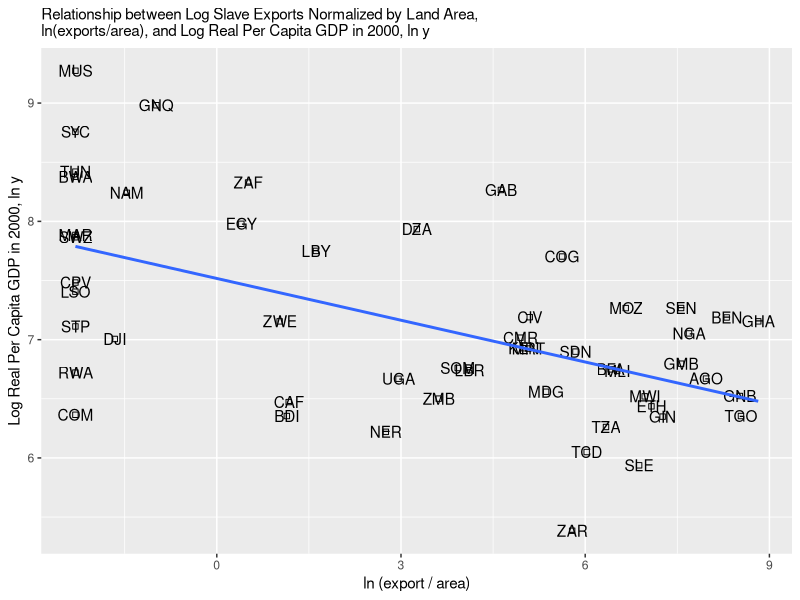
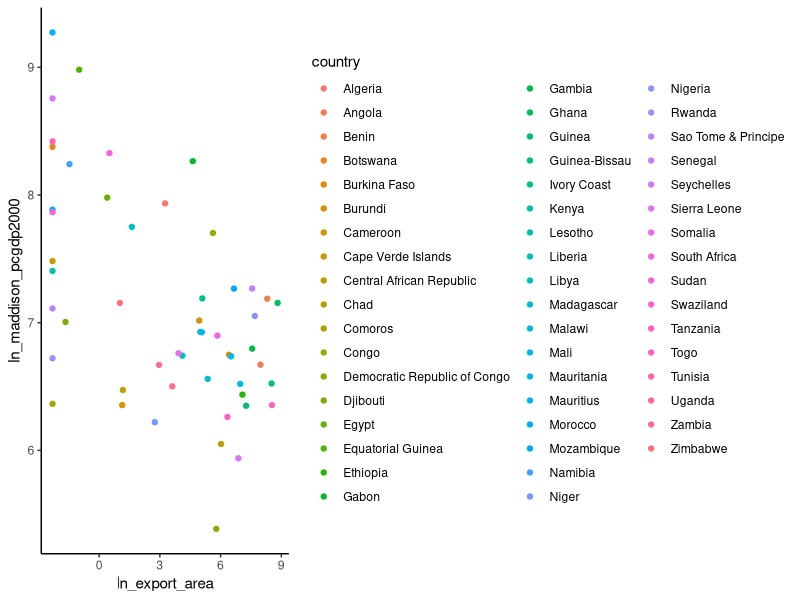
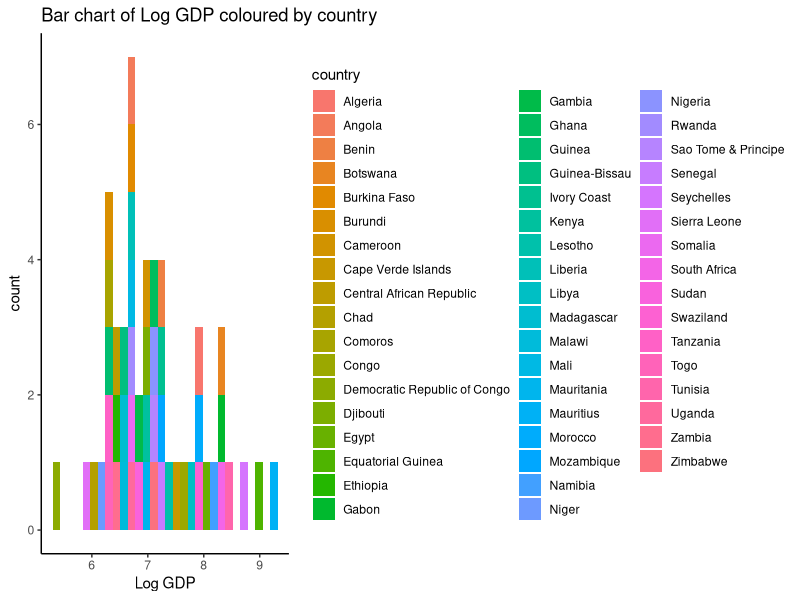
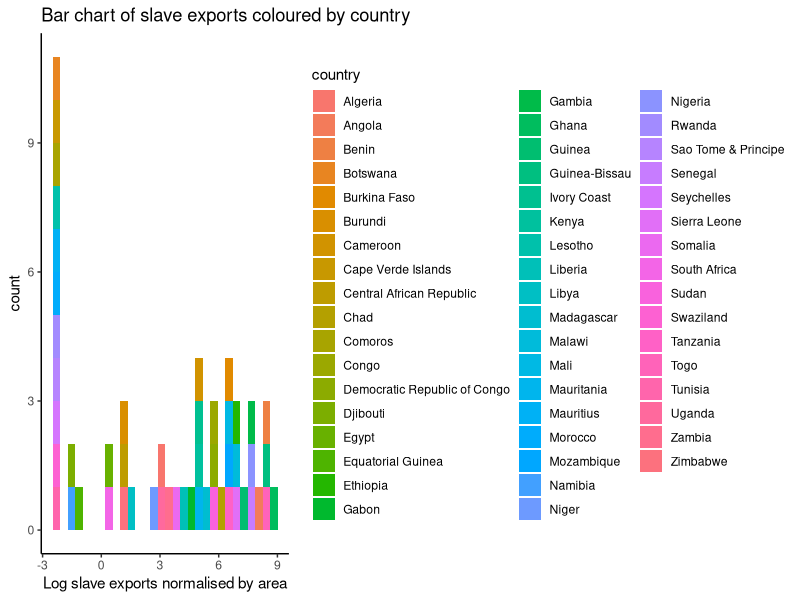
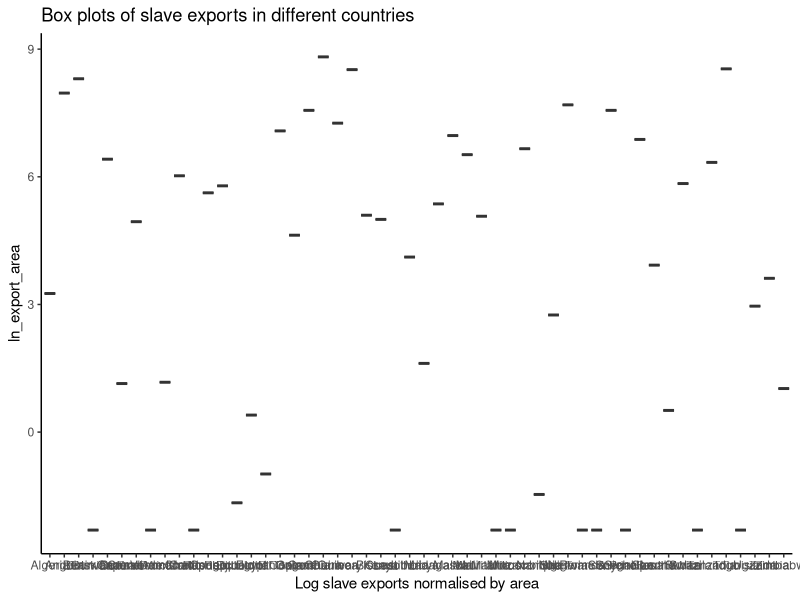

Reproduce these figures in R, in order. (Note: this script raises an error after producing the figures.)
# Load necessary packages
my_packages <- c("stargazer", "haven", "ggplot2","AER","ivmodel","map","dplyr","tibble")
lapply(my_packages, require, character.only = TRUE) 

# Import data
mydata <- read_dta("slave_trade_QJE.dta")
View(mydata)


################################ Visual data analysis #######################################
#Plot relationship between GDP and slave exports
#FIGURE III
ggplot(mydata, aes(x=ln_export_area, y=ln_maddison_pcgdp2000))+
  geom_point(shape=0.5)+
  geom_text(label=mydata$isocode)+
  geom_smooth(method=lm, se=FALSE)+
  ggtitle("Relationship between Log Slave Exports Normalized by Land Area,
ln(exports/area), and Log Real Per Capita GDP in 2000, ln y")+
  xlab("ln (export / area)")+
  ylab("Log Real Per Capita GDP in 2000, ln y")+ theme_gray()+ 
  theme(plot.title = element_text(size=11))

###################### Descriptive Statistics and figures #######################
summary(mydata)

#ln_maddison_pcgdp2000~ln_export_area scatterplot
ggplot(data = mydata, aes(x = ln_export_area, y = ln_maddison_pcgdp2000, colour = country)) + geom_point()+theme_classic()

# with colour representing regions
ggplot(data = mydata, aes(x = ln_maddison_pcgdp2000, fill = country)) + 
  geom_bar(stat = "bin")+theme_classic()+
  xlab("Log GDP") + ggtitle("Bar chart of Log GDP coloured by country")

ggplot(data = mydata, aes(x = ln_export_area, fill = country)) + 
  geom_bar(stat = "bin")+
  xlab("Log slave exports normalised by area") + ggtitle("Bar chart of slave exports coloured by country")+theme_classic()

ggplot(data = mydata, aes(x = country, y = ln_export_area)) + 
  geom_boxplot()+ # creates box plots
  xlab("Log slave exports normalised by area") + 
  ggtitle("Box plots of slave exports in different countries")+theme_classic()

# summary table 
stargazer(as.data.frame(mydata), type = "html", title="Descriptive statistics", digits=2, out="table1.htm")

symbols(data$Longitude, data$Latitude,bg = 'red', fg = 'red', squares =rep(1, length(data$Longitude)), inches=0.03, add=TRUE)

map(database="data$country")

# Summary by group using dplyr
vr<- data %>%                              
  group_by(country) %>% 
  summarize(min = min(x),
            q1 = quantile(x, 0.25),
            median = median(x),
            mean = mean(x),
            q3 = quantile(x, 0.75),
            max = max(x))

###################### OLS Estimates #######################
#Table III

#only colonizer effects
ols_col<- lm(ln_maddison_pcgdp2000~ln_export_area+colony1+colony2+colony3+
            colony4+colony5+colony6+colony7, data=mydata)
#colonizer + geographic effects
ols_col_geo<- lm(ln_maddison_pcgdp2000~ln_export_area+abs_latitude+longitude+
            rain_min+humid_max+low_temp+ln_coastline_area+
            colony1+colony2+colony3+
            colony4+colony5+colony6+colony7, data=mydata)
#removing islands and North countries
removed_countries <- c('Morocco','Algeria','Tunisia','Libya','Egypt','Seychelles',
                         'Mauritius','Comoros','Sao Tome & Principe','Cape Verde Islands')
new_sample<-mydata[!mydata$country %in% removed_countries,]

#colonizer + geographic effects in the new sample
ols_col_geo_restricted<- lm(ln_maddison_pcgdp2000~ln_export_area+abs_latitude+longitude+
            rain_min+humid_max+low_temp+ln_coastline_area+
            colony1+colony2+colony3+
            colony4+colony5+colony6+colony7, data=new_sample)

#island fixed effect + North Africa fixed effect + French legal origin + Islamic
ols_controls<- lm(ln_maddison_pcgdp2000~ln_export_area+abs_latitude+longitude+
            rain_min+humid_max+low_temp+ln_coastline_area+region_n+legor_fr+island_dum+islam+
            colony1+colony2+colony3+
            colony4+colony5+colony6+colony7, data=mydata)

#log of the annual average per capita production of gold, oil, diamonds
ols_production<- lm(ln_maddison_pcgdp2000~ln_export_area+abs_latitude+longitude+
            rain_min+humid_max+low_temp+ln_coastline_area+region_n+legor_fr+island_dum+islam+
            ln_avg_gold_pop+ln_avg_oil_pop+ln_avg_all_diamonds_pop+
            colony1+colony2+colony3+
            colony4+colony5+colony6+colony7, data=mydata)

#all controls with smaller sample
ols_complete<- lm(ln_maddison_pcgdp2000~ln_export_area+abs_latitude+longitude+
            rain_min+humid_max+low_temp+ln_coastline_area+region_n+legor_fr+island_dum+islam+
            ln_avg_gold_pop+ln_avg_oil_pop+ln_avg_all_diamonds_pop+
            colony1+colony2+colony3+
            colony4+colony5+colony6+colony7, data=new_sample)
#All summaries
summary(ols_col)
summary(ols_col_geo)
summary(ols_col_geo_restricted)
summary(ols_controls)
summary(ols_production)
summary(ols_complete)

#Table III
stargazer(ols_col,ols_col_geo,ols_col_geo_restricted,ols_controls,ols_production,ols_complete,
          header = FALSE,
          digits = 3,font.size= "small",style= "aer", float= TRUE, out="1.htm",
          title="RELATIONSHIP BETWEEN SLAVE EXPORTS AND INCOME",
          type = "text",
          dep.var.labels.include = FALSE,
          dep.var.caption =
            "Dependent variable is log real per capita GDP in 2000, ln y",
          omit=c('colony1','colony2','colony3','colony4','colony5','colony6','colony7','Constant'),
          add.lines=list(c('Colonizer fixed effects',"Yes","Yes","Yes","Yes","Yes","Yes")))

#Heteroskedasticity-Consistent standard errors 
stand_errors_1<-coeftest(ols_col, vcov = vcovHC, type = "HC1")
stand_errors_2<-coeftest(ols_col_geo, vcov = vcovHC, type = "HC1")
stand_errors_3<-coeftest(ols_col_geo_restricted, vcov = vcovHC, type = "HC1")
stand_errors_4<-coeftest(ols_controls, vcov = vcovHC, type = "HC1")
stand_errors_5<-coeftest(ols_production, vcov = vcovHC, type = "HC1")
stand_errors_6<-coeftest(ols_complete, vcov = vcovHC, type = "HC1")

#New version of Table III including Heteroskedasticity-Consistent standard errors 
stargazer(stand_errors_1,stand_errors_2,stand_errors_3,stand_errors_4,stand_errors_5,stand_errors_6,
          header = FALSE,
          digits = 3,
          title="Relationship between Slave Exports and Income - corrected for HC std.err.",
          type = "text",
          dep.var.labels.include = FALSE,
          dep.var.caption =
            "Dependent variable is log real per capita GDP in 2000, ln y",
          omit=c('colony1','colony2','colony3','colony4','colony5','colony6','colony7','Constant'),
          add.lines=list(c('Colonizer fixed effects',"Yes","Yes","Yes","Yes","Yes","Yes")))

###################################2° part of the analysis#####################################
#Figure IV
#plot relationship between Population Density and Slave Exports 
ggplot(mydata, aes(x=ln_pop_dens_1400, y=ln_export_area))+
  geom_point(shape=1)+
  geom_text(label=mydata$isocode)+
  geom_smooth(method=lm, se=FALSE)+
  ggtitle("Relationship between Initial Population Density and Slave Exports")+
  xlab("Log population density in 1400")+
  ylab("Slave exports, ln (exports / area)")+ theme_gray()+ 
  theme(plot.title = element_text(size=11))

################################# IV 2SLS ESTIMATES #######################################
#SECOND STAGE

#IV without controls
iv1<-ivreg(ln_maddison_pcgdp2000~ln_export_area|saharan_distance_minimum+
                atlantic_distance_minimum+indian_distance_minimum+red_sea_distance_minimum, data=mydata)

#with colonizer fixed effects
iv2<-ivreg(ln_maddison_pcgdp2000~ln_export_area+colony1+colony2+colony3+
                colony4+colony5+colony6+colony7|colony1+colony2+colony3+
                colony4+colony5+colony6+colony7+saharan_distance_minimum+
                atlantic_distance_minimum+indian_distance_minimum+red_sea_distance_minimum, data=mydata)

# colonizer fixed effects + geographic controls
iv3<-ivreg(ln_maddison_pcgdp2000~ln_export_area+abs_latitude+longitude+
                rain_min+humid_max+low_temp+ln_coastline_area+
                colony1+colony2+colony3+
                colony4+colony5+colony6+colony7|abs_latitude+longitude+
                rain_min+humid_max+low_temp+ln_coastline_area+
                colony1+colony2+colony3+
                colony4+colony5+colony6+colony7+
                saharan_distance_minimum+
                atlantic_distance_minimum+indian_distance_minimum+red_sea_distance_minimum, data=mydata)

# colonizer fixed effects + geographic controls in small sample
iv4<-ivreg(ln_maddison_pcgdp2000~ln_export_area+abs_latitude+longitude+
                rain_min+humid_max+low_temp+ln_coastline_area+
                colony1+colony2+colony3+
                colony4+colony5+colony6+colony7|abs_latitude+longitude+
                rain_min+humid_max+low_temp+ln_coastline_area+
                colony1+colony2+colony3+
                colony4+colony5+colony6+colony7+
                saharan_distance_minimum+
                atlantic_distance_minimum+indian_distance_minimum+red_sea_distance_minimum, data=new_sample)

#FIRST STAGE
s1_1<-lm(ln_export_area~saharan_distance_minimum+
               atlantic_distance_minimum+indian_distance_minimum+red_sea_distance_minimum, data=mydata)

s1_2<-lm(ln_export_area~saharan_distance_minimum+
               atlantic_distance_minimum+indian_distance_minimum+red_sea_distance_minimum+colony1+colony2+colony3+
               colony4+colony5+colony6+colony7, data=mydata)

s1_3<-lm(ln_export_area~saharan_distance_minimum+
               atlantic_distance_minimum+indian_distance_minimum+red_sea_distance_minimum+colony1+colony2+colony3+
               colony4+colony5+colony6+colony7+abs_latitude+longitude+
               rain_min+humid_max+low_temp+ln_coastline_area, data=mydata)

s1_4<-lm(ln_export_area~saharan_distance_minimum+
               atlantic_distance_minimum+indian_distance_minimum+red_sea_distance_minimum+colony1+colony2+colony3+
               colony4+colony5+colony6+colony7+abs_latitude+longitude+
               rain_min+humid_max+low_temp+ln_coastline_area, data=new_sample)

#Diagnostics tests (Weak instruments + Wu-Hausman + Sargan)
summary(iv1, diagnostics=TRUE)
summary(iv2, diagnostics=TRUE)
summary(iv3, diagnostics=TRUE)
summary(iv4, diagnostics=TRUE)

#TABLE IV
#panel 1/2
stargazer(iv1,iv2,iv3,iv4,
          header = FALSE,
          digits = 3,font.size= "small",style= "aer", float= TRUE, out="2.htm",
          omit.table.layout = "n",
          title="ESTIMATES OF THE RELATIONSHIP BETWEEN SLAVE EXPORTS AND INCOME",
          type = "html",
          dep.var.labels.include = FALSE,
          summary=TRUE,
          dep.var.caption =
            "Second Stage. Dependent variable is log income in 2000, ln y",
          omit=c('colony1','colony2','colony3','colony4','colony5','colony6','colony7','Constant','abs_latitude',
                 'longitude','rain_min','humid_max','low_temp','ln_coastline_area'),
          add.lines=list(c('Colonizer fixed effects',"No","Yes","Yes","Yes"),
                         c('Geography controls','No','No','Yes','Yes'),
                         c('Restricted sample','No','No','No','Yes')))
#P-values for panel 2
#Hausman test pvalue
pH_1<-round(summary(iv1, diagnostics = TRUE)$diagnostics[2,4], digits=2)
pH_2<-round(summary(iv2, diagnostics = TRUE)$diagnostics[2,4], digits=2)
pH_3<-round(summary(iv3, diagnostics = TRUE)$diagnostics[2,4], digits=2)
pH_4<-round(summary(iv4, diagnostics = TRUE)$diagnostics[2,4], digits=2)

#Sargan test pvalue
pS_1<-round(summary(iv1, diagnostics = TRUE)$diagnostics[3,4], digits=2)
pS_2<-round(summary(iv2, diagnostics = TRUE)$diagnostics[3,4], digits=2)
pS_3<-round(summary(iv3, diagnostics = TRUE)$diagnostics[3,4], digits=2)
pS_4<-round(summary(iv4, diagnostics = TRUE)$diagnostics[3,4], digits=2)

#panel 2/2
stargazer(s1_1,s1_2,s1_3,s1_4,
          header = FALSE,
          digits = 3,
          type = "html",font.size= "small",style= "aer", float= TRUE, out="3.htm",
          dep.var.labels.include = FALSE,
          summary=TRUE,
          dep.var.caption =
            "First Stage. Dependent variable is slave exports, ln(exports/area)",
          omit=c('colony1','colony2','colony3','colony4','colony5','colony6','colony7','Constant','abs_latitude',
                 'longitude','rain_min','humid_max','low_temp','ln_coastline_area'),
          add.lines=list(c('Colonizer fixed effects',"No","Yes","Yes","Yes"),
                         c('Geography controls','No','No','Yes','Yes'),
                         c('Restricted sample','No','No','No','Yes'),
                         c('Hausman test (pvalue)',pH_1,pH_2,pH_3,pH_4),
                         c('Sargan test (pvalue',pS_1,pS_2,pS_3,pS_4)))

#New version of Table IV including Heteroskedasticity-Consistent standard errors 
model.lst = list(iv1, iv2, iv3, iv4)
model.lst2 = list(s1_1, s1_2, s1_3, s1_4)

#Panel 1/2
stargazer(iv1, iv2, iv3, iv4,
          header = FALSE,
          digits = 3,
          omit.table.layout = "n",
          title="Estimates of the relationship between Slave Exports and Income - corrected for HC std.err.",
          type = "text",
          dep.var.labels.include = FALSE,
          summary=TRUE,
          se=lapply(model.lst, function(x) sqrt(diag(sandwich::vcovHC(x, type = "HC1")))),
          dep.var.caption =
            "Second Stage. Dependent variable is log income in 2000, ln y",
          omit=c('colony1','colony2','colony3','colony4','colony5','colony6','colony7','Constant','abs_latitude',
                 'longitude','rain_min','humid_max','low_temp','ln_coastline_area'),
          add.lines=list(c('Colonizer fixed effects',"No","Yes","Yes","Yes"),
                         c('Geography controls','No','No','Yes','Yes'),
                         c('Restricted sample','No','No','No','Yes')))
#Panel 2/2
stargazer(s1_1, s1_2, s1_3, s1_4,
          header = FALSE,
          digits = 3,
          type = "text",
          dep.var.labels.include = FALSE,
          summary=TRUE,
          se=lapply(model.lst2, function(x) sqrt(diag(sandwich::vcovHC(x, type = "HC1")))),
          dep.var.caption =
            "First Stage. Dependent variable is slave exports, ln(exports/area)",
          omit=c('colony1','colony2','colony3','colony4','colony5','colony6','colony7','Constant','abs_latitude',
                 'longitude','rain_min','humid_max','low_temp','ln_coastline_area'),
          add.lines=list(c('Colonizer fixed effects',"No","Yes","Yes","Yes"),
                         c('Geography controls','No','No','Yes','Yes'),
                         c('Restricted sample','No','No','No','Yes')))

####################### Analysis of new channels affecting economic development #################

#Figure VI
#Ties between villages
ggplot(mydata, aes(x=ln_export_area, y=ethnic_fractionalization))+
  geom_point(shape=1)+
  geom_text(label=mydata$isocode)+
  geom_smooth(method=lm, se=FALSE)+
  ggtitle("Relationship between Slave Exports and Current Ethnic Fractionalization")+
  xlab("ln(exports / area)")+
  ylab("Ethnic fractionalization")+ theme_gray()+
  theme(plot.title = element_text(size=11))

#Figure VII
#Underdevelopment of states
ggplot(mydata, aes(x=ln_export_area, y=state_dev))+
  geom_point(shape=1)+
  geom_text(label=mydata$isocode)+
  geom_smooth(method=lm, se=FALSE)+
  ggtitle("Relationship between Slave Exports and Nineteenth-Century State Development")+
  xlab("ln(exports / area)")+
  ylab("19th century state development")+ theme_gray()+
  theme(plot.title = element_text(size=11))

########################################################################################
#######################Implementation of new methodology################################
N<- 52
K<- 52
set.seed(123)
G<- as.matrix(data$saharan_distance_minimum)

#normal and uniform distribution 
#w_means <- rnorm(K,4,4)
w_means <- runif(K,0,1)
w <- matrix(sapply(w_means, function(saharan_distance_minimum) rnorm(1,saharan_distance_minimum,2)),nrow=K)
Z <- G%*%t(w)
mu <- G%*%t(w_means)
Z_rc <- Z-mu
G2<-as.matrix(data$atlantic_distance_minimum)

#normal and uniform distribution 
#w_means2 <- rnorm(K,4,4)
w_means2 <- runif(K,0,1)
w2 <- matrix(sapply(w_means2, function(atlantic_distance_minimum) rnorm(1,atlantic_distance_minimum,2)),nrow=K)

Z2 <- G2%*%t(w2)
mu2 <- G2%*%t(w_means2)
Z_rc2 <- Z2-mu2
G3<-as.matrix(data$indian_distance_minimum)

#normal and uniform distribution 
#w_means3 <- rnorm(K,4,4)
w_means3 <- runif(K,0,1)
w3 <- matrix(sapply(w_means3, function(indian_distance_minimum) rnorm(1,indian_distance_minimum,2)),nrow=K)

Z3 <- G3%*%t(w3)
mu3 <- G3%*%t(w_means3)
Z_rc3 <- Z3-mu3
G4<-as.matrix(data$red_sea_distance_minimum)

#normal and uniform distribution 
#w_means4 <- rnorm(K,4,4)
w_means4 <- runif(K,0,1)
w4 <- matrix(sapply(w_means4, function(red_sea_distance_minimum) rnorm(1,red_sea_distance_minimum,2)),nrow=K)

Z4 <- G4%*%t(w4)
mu4 <- G4%*%t(w_means4)
Z_rc4 <- Z4-mu4
G5<- as.matrix(new_sample$saharan_distance_minimum)

#normal and uniform distribution 
#w_means5 <- rnorm(K,4,4)
w_means5 <- runif(K,0,1)
w5 <- matrix(sapply(w_means5, function(saharan_distance_minimum) rnorm(1,saharan_distance_minimum,2)),nrow=K)
Z5 <- G5%*%t(w5)
mu5 <- G5%*%t(w_means5)
Z_rc5 <- Z5-mu5
G6<-as.matrix(new_sample$atlantic_distance_minimum)

#normal and uniform distribution 
#w_means6 <- rnorm(K,4,4)
w_means6 <- runif(K,0,1)
w6 <- matrix(sapply(w_means6, function(atlantic_distance_minimum) rnorm(1,atlantic_distance_minimum,2)),nrow=K)

Z6 <- G6%*%t(w6)
mu6 <- G6%*%t(w_means6)
Z_rc6 <- Z6-mu6
G7<-as.matrix(new_sample$indian_distance_minimum)

#normal and uniform distribution 
#w_means7 <- rnorm(K,4,4)
w_means7 <- runif(K,0,1)
w7 <- matrix(sapply(w_means7, function(indian_distance_minimum) rnorm(1,indian_distance_minimum,2)),nrow=K)

Z7 <- G7%*%t(w7)
mu7 <- G7%*%t(w_means7)
Z_rc7 <- Z7-mu7
G8<-as.matrix(new_sample$red_sea_distance_minimum)

#normal and uniform distribution 
#w_means8 <- rnorm(K,4,4)
w_means8 <- runif(K,0,1)
w8 <- matrix(sapply(w_means8, function(red_sea_distance_minimum) rnorm(1,red_sea_distance_minimum,2)),nrow=K)
Z8 <- G8%*%t(w8)
mu8 <- G8%*%t(w_means8)
Z_rc8 <- Z8-mu8


################################# IV 2SLS ESTIMATES #######################################
#SECOND STAGE

#IV without controls
iv1b<-ivreg(ln_maddison_pcgdp2000~ln_export_area|Z_rc+Z_rc2+Z_rc3+Z_rc4, data=mydata)

#with colonizer fixed effects
iv2b<-ivreg(ln_maddison_pcgdp2000~ln_export_area+colony1+colony2+colony3+
              colony4+colony5+colony6+colony7|colony1+colony2+colony3+
              colony4+colony5+colony6+colony7+Z_rc+Z_rc2+Z_rc3+Z_rc4, data=mydata)

# colonizer fixed effects + geographic controls
iv3b<-ivreg(ln_maddison_pcgdp2000~ln_export_area+abs_latitude+longitude+
              rain_min+humid_max+low_temp+ln_coastline_area+
              colony1+colony2+colony3+
              colony4+colony5+colony6+colony7|abs_latitude+longitude+
              rain_min+humid_max+low_temp+ln_coastline_area+
              colony1+colony2+colony3+
              colony4+colony5+colony6+colony7+
              Z_rc+Z_rc2+Z_rc3+Z_rc4, data=mydata)

# colonizer fixed effects + geographic controls in small sample
iv4b<-ivreg(ln_maddison_pcgdp2000~ln_export_area+abs_latitude+longitude+
              rain_min+humid_max+low_temp+ln_coastline_area+
              colony1+colony2+colony3+
              colony4+colony5+colony6+colony7|abs_latitude+longitude+
              rain_min+humid_max+low_temp+ln_coastline_area+
              colony1+colony2+colony3+
              colony4+colony5+colony6+colony7+Z_rc5+Z_rc6+Z_rc7+Z_rc8, data=new_sample)

#FIRST STAGE
s1_1b<-lm(n_export_area~Z_rc+Z_rc2+Z_rc3+Z_rc4, data=mydata)
s1_2b<-lm(ln_export_area~Z_rc+Z_rc2+Z_rc3+Z_rc4+colony1+colony2+colony3+colony4+colony5+colony6+colony7, data=mydata)
s1_3b<-lm(ln_export_area~Z_rc+Z_rc2+Z_rc3+Z_rc4+colony1+colony2+colony3+colony4+colony5+colony6+colony7+abs_latitude+longitude+rain_min+humid_max+low_temp+ln_coastline_area, data=mydata)
s1_4b<-lm(ln_export_area~Z_rc5+Z_rc6+Z_rc7+Z_rc8+colony1+colony2+colony3+colony4+colony5+colony6+colony7+abs_latitude+longitude+rain_min+humid_max+low_temp+ln_coastline_area, data=new_sample)

#Diagnostics tests (Weak instruments + Wu-Hausman + Sargan)
summary(iv1b, diagnostics=TRUE)
summary(iv2b, diagnostics=TRUE)
summary(iv3b, diagnostics=TRUE)
summary(iv4b, diagnostics=TRUE)

#TABLE IV
#panel 1/2
stargazer(iv1b,iv2b,iv3b,iv4b,
          header = FALSE,
          digits = 3,font.size= "small",style= "aer", float= TRUE, out="2.htm",
          omit.table.layout = "n",
          title="ESTIMATES OF THE RELATIONSHIP BETWEEN SLAVE EXPORTS AND INCOME",
          type = "html",
          dep.var.labels.include = FALSE,
          summary=TRUE,
          dep.var.caption =
            "Second Stage. Dependent variable is log income in 2000, ln y",
          omit=c('colony1','colony2','colony3','colony4','colony5','colony6','colony7','Constant','abs_latitude',
                 'longitude','rain_min','humid_max','low_temp','ln_coastline_area'),
          add.lines=list(c('Colonizer fixed effects',"No","Yes","Yes","Yes"),
                         c('Geography controls','No','No','Yes','Yes'),
                         c('Restricted sample','No','No','No','Yes')))
#P-values for panel 2
#Hausman test pvalue
pH_1b<-round(summary(iv1b, diagnostics = TRUE)$diagnostics[2,4], digits=2)
pH_2b<-round(summary(iv2b, diagnostics = TRUE)$diagnostics[2,4], digits=2)
pH_3b<-round(summary(iv3b, diagnostics = TRUE)$diagnostics[2,4], digits=2)
pH_4b<-round(summary(iv4b, diagnostics = TRUE)$diagnostics[2,4], digits=2)

#Sargan test pvalue
pS_1b<-round(summary(iv1, diagnostics = TRUE)$diagnostics[3,4], digits=2)
pS_2b<-round(summary(iv2, diagnostics = TRUE)$diagnostics[3,4], digits=2)
pS_3b<-round(summary(iv3, diagnostics = TRUE)$diagnostics[3,4], digits=2)
pS_4b<-round(summary(iv4, diagnostics = TRUE)$diagnostics[3,4], digits=2)

#panel 2/2
stargazer(s1_1b,s1_2b,s1_3b,s1_4b,
          header = FALSE,
          digits = 3,
          type = "html",font.size= "small",style= "aer", float= TRUE, out="3.htm",
          dep.var.labels.include = FALSE,
          summary=TRUE,
          dep.var.caption =
            "First Stage. Dependent variable is slave exports, ln(exports/area)",
          omit=c('colony1','colony2','colony3','colony4','colony5','colony6','colony7','Constant','abs_latitude',
                 'longitude','rain_min','humid_max','low_temp','ln_coastline_area'),
          add.lines=list(c('Colonizer fixed effects',"No","Yes","Yes","Yes"),
                         c('Geography controls','No','No','Yes','Yes'),
                         c('Restricted sample','No','No','No','Yes'),
                         c('Hausman test (pvalue)',pH_1,pH_2,pH_3,pH_4),
                         c('Sargan test (pvalue',pS_1,pS_2,pS_3,pS_4)))

#New version of Table IV including Heteroskedasticity-Consistent standard errors 
model.lst = list(iv1b, iv2b, iv3b, iv4b)
model.lst2 = list(s1_1b, s1_2b, s1_3b, s1_4b)

#Panel 1/2
stargazer(iv1b, iv2b, iv3b, iv4b,
          header = FALSE,
          digits = 3,
          omit.table.layout = "n",
          title="Estimates of the relationship between Slave Exports and Income - corrected for HC std.err.",
          type = "text",
          dep.var.labels.include = FALSE,
          summary=TRUE,
          se=lapply(model.lst, function(x) sqrt(diag(sandwich::vcovHC(x, type = "HC1")))),
          dep.var.caption =
            "Second Stage. Dependent variable is log income in 2000, ln y",
          omit=c('colony1','colony2','colony3','colony4','colony5','colony6','colony7','Constant','abs_latitude',
                 'longitude','rain_min','humid_max','low_temp','ln_coastline_area'),
          add.lines=list(c('Colonizer fixed effects',"No","Yes","Yes","Yes"),
                         c('Geography controls','No','No','Yes','Yes'),
                         c('Restricted sample','No','No','No','Yes')))
#Panel 2/2
stargazer(s1_1b, s1_2b, s1_3b, s1_4b,
          header = FALSE,
          digits = 3,
          type = "text",
          dep.var.labels.include = FALSE,
          summary=TRUE,
          se=lapply(model.lst2, function(x) sqrt(diag(sandwich::vcovHC(x, type = "HC1")))),
          dep.var.caption =
            "First Stage. Dependent variable is slave exports, ln(exports/area)",
          omit=c('colony1','colony2','colony3','colony4','colony5','colony6','colony7','Constant','abs_latitude',
                 'longitude','rain_min','humid_max','low_temp','ln_coastline_area'),
          add.lines=list(c('Colonizer fixed effects',"No","Yes","Yes","Yes"),
                         c('Geography controls','No','No','Yes','Yes'),
                         c('Restricted sample','No','No','No','Yes')))

######### End of the code
